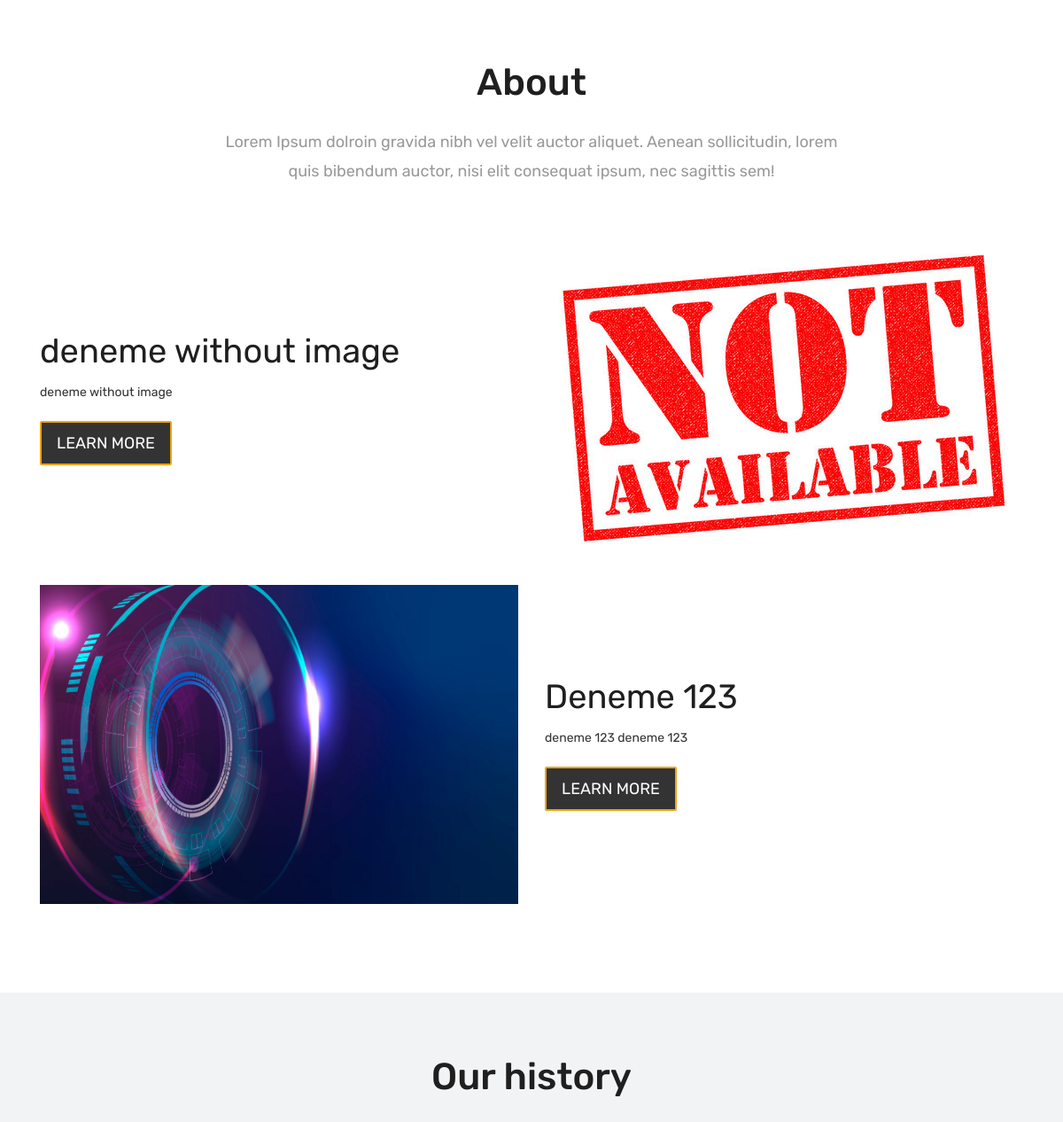
The app's page / (middle part), older data.
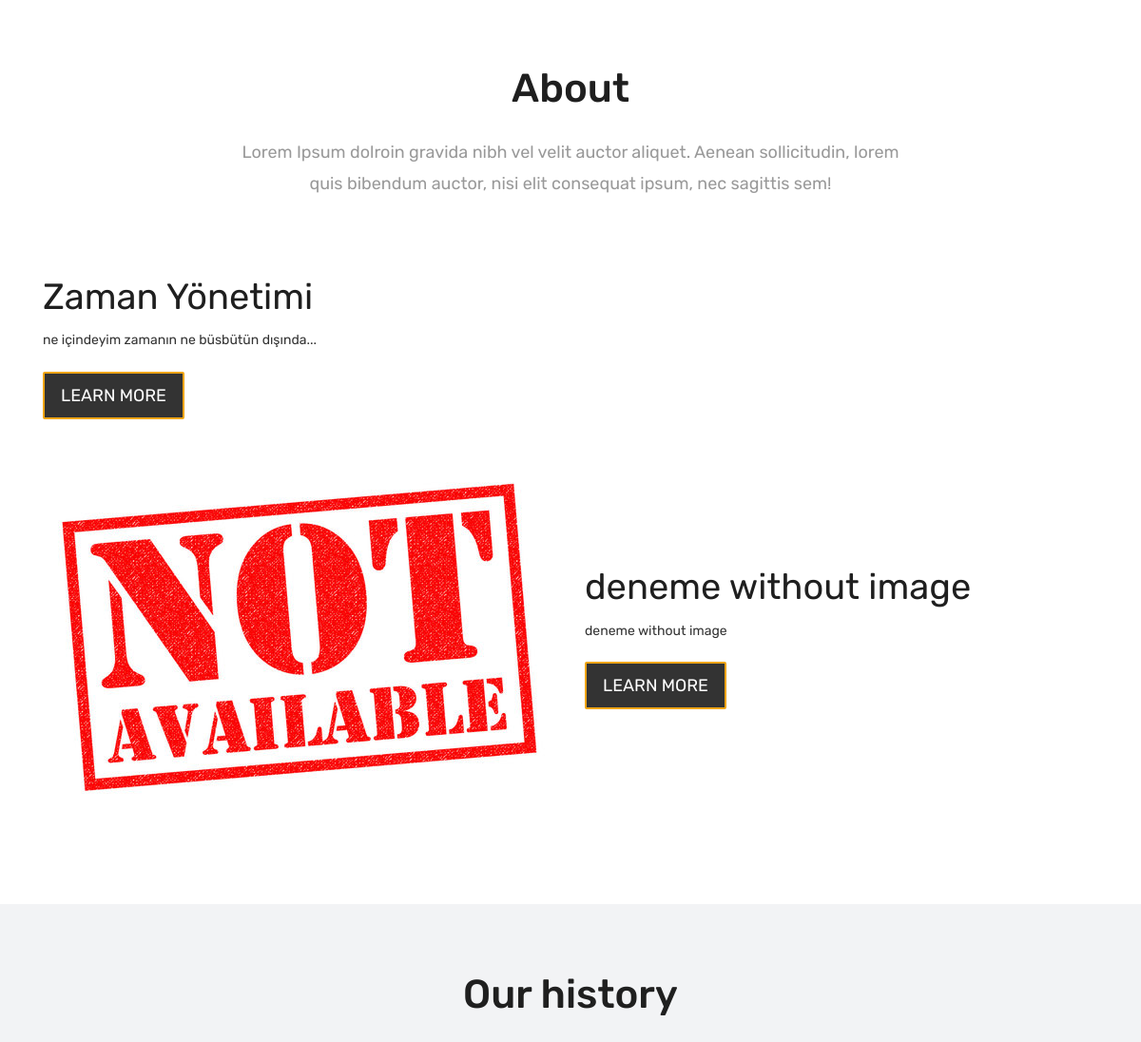
The same page, newer data.
### courses/models.py (models this page shows, shortened)
class Course(models.Model):
    name = models.CharField(max_length=200, unique=True, verbose_name="Course Name", help_text="Enter the course name")
    category = models.ForeignKey(Category, null=True, on_delete=models.DO_NOTHING)
    tags = models.ManyToManyField(Tag, blank=True, null=True)
    teacher = models.ForeignKey(Teacher, null=True, on_delete=models.CASCADE)
    description = models.TextField(blank=True, null=True)
    image = models.ImageField(upload_to="courses/%Y/%m/%d/", default="default_course_image.jpg")
    date = models.DateTimeField(auto_now=True)
    available = models.BooleanField(default=True)

### pages/views.py (the view)
# urls.py: path('', IndexView.as_view(), name="index"),
class IndexView(TemplateView):
    template_name = 'index.html'
    def get_context_data(self, **kwargs):
        context = super().get_context_data(**kwargs)
        context['courses'] = Course.objects.filter(available=True).order_by('-date')[:2]
        context['total_course'] = Course.objects.filter(available=True).count()
        return context

### templates/index.html (shortened to what this page needs)
{% extends 'partials/_base.html' %}
{% load static %}
{% block content %}
    <div id="overviews" class="section wb">
        <div class="container">
            <div class="section-title row text-center">
                <div class="col-md-8 offset-md-2">
                    <h3>About</h3>
                    <p class="lead">Lorem Ipsum dolroin gravida nibh vel velit auctor aliquet. Aenean sollicitudin, lorem quis bibendum auctor, nisi elit consequat ipsum, nec sagittis sem!</p>
                </div>
            </div>
			{% for course in courses %}
            <div class="row align-items-center">
				{% if not forloop.first %}
				<div class="col-xl-6 col-lg-6 col-md-12 col-sm-12">
                    <div class="post-media wow fadeIn">
                        <img src="{{course.image.url}}" alt="" class="img-fluid img-rounded">
                    </div>
                </div>
				{% endif %}
                <div class="col-xl-6 col-lg-6 col-md-12 col-sm-12">
                    <div class="message-box">
                        <h2>{{ course.name }}</h2>
                        <p> {{ course.description }} </p>
                        <a href="{% url 'course_detail' course.category.slug course.id %}" class="hover-btn-new orange"><span>Learn More</span></a>
                    </div>
                </div>
				{% if forloop.first %}
				<div class="col-xl-6 col-lg-6 col-md-12 col-sm-12">
                    <div class="post-media wow fadeIn">
                        <img src="{{course.image.url}}" alt="" class="img-fluid img-rounded">
                    </div>
                </div>
				{% endif %}
			</div>
			{% endfor %}
        </div>
    </div>
    <section class="section lb page-section">
		<div class="container">
			 <div class="section-title row text-center">
                <div class="col-md-8 offset-md-2">
                    <h3>Our history</h3>
                </div>
            </div>
		</div>
	</section>
{% endblock %}

Row changes from the older to the newer data that the page shows:
no longer on this page (row unchanged): Course: image (picture), name "Deneme 123", description "deneme 123 deneme 123"
added Course: name "Zaman Yönetimi", description "ne içindeyim zamanın ne büsbütün dışında..."
